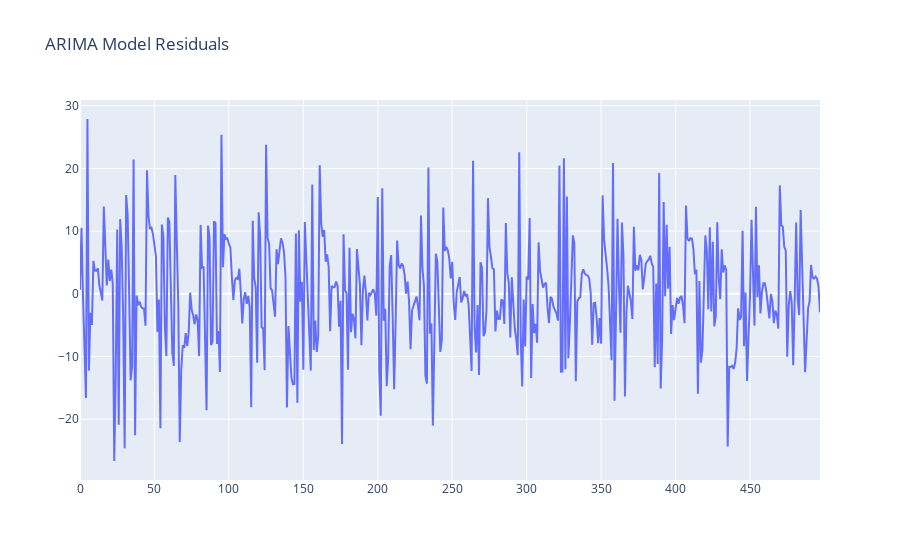
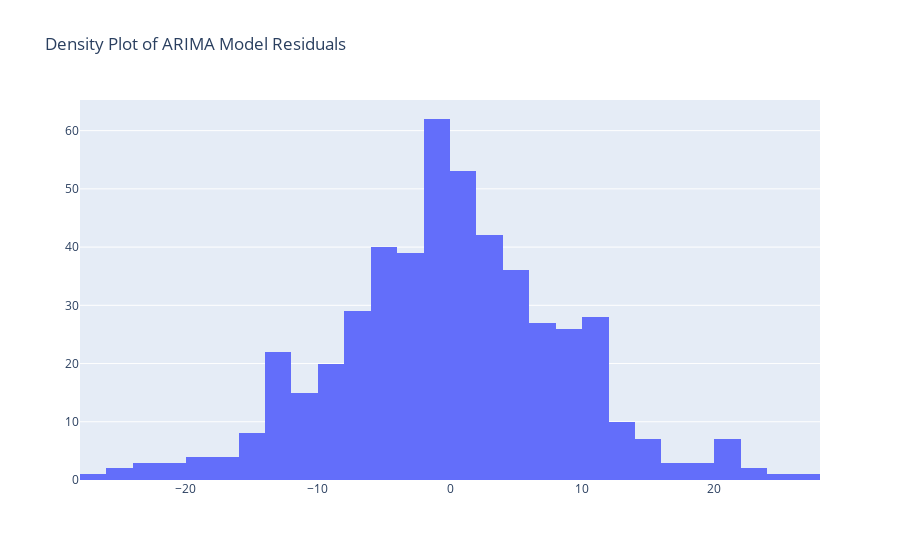

Notebook code cell kept with these figures, in order:
### Code cell
fig = go.Figure()
fig.add_trace(go.Scatter(x=residuals.index, y=residuals[0], name='Residuals'))
fig.update_layout(title='ARIMA Model Residuals')
fig.show()
fig = go.Figure()
fig.add_trace(go.Histogram(
    x=residuals[0], name='Residuals Density', nbinsx=30))
fig.update_layout(title='Density Plot of ARIMA Model Residuals')
fig.show()

### Figure 1 — Plotly figure (JSON) as saved in the notebook; plotly's stock layout.template omitted (floating-point values rounded to 4 significant figures; data arrays with more than 128 entries replaced by an {"elided": "..."} marker saying what was removed)
{"data": [{"name": "Residuals", "type": "scatter", "x": {"elided": "498 int values"}, "y": {"elided": "498 float values"}}], "layout": {"title": {"text": "ARIMA Model Residuals"}}}

### Figure 2 — Plotly figure (JSON) as saved in the notebook; plotly's stock layout.template omitted (floating-point values rounded to 4 significant figures; data arrays with more than 128 entries replaced by an {"elided": "..."} marker saying what was removed)
{"data": [{"name": "Residuals Density", "nbinsx": 30, "type": "histogram", "x": {"elided": "498 float values"}}], "layout": {"title": {"text": "Density Plot of ARIMA Model Residuals"}}}
